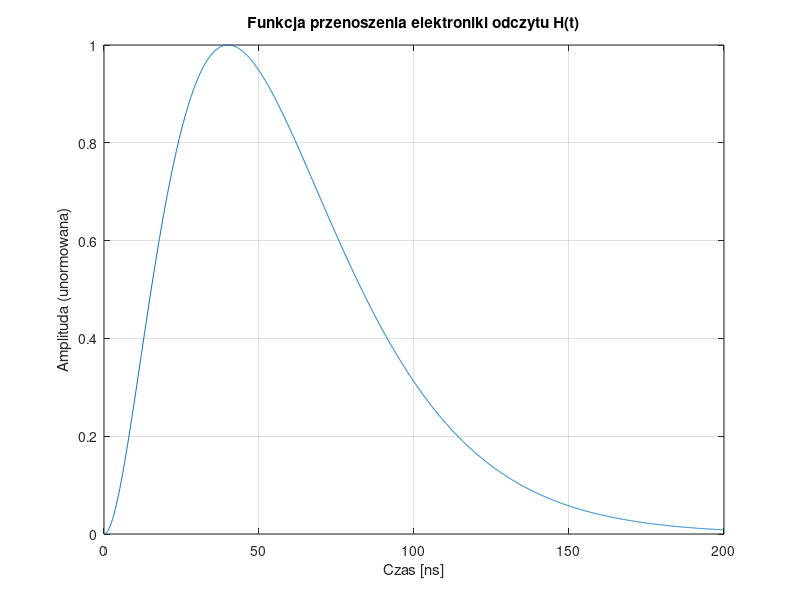
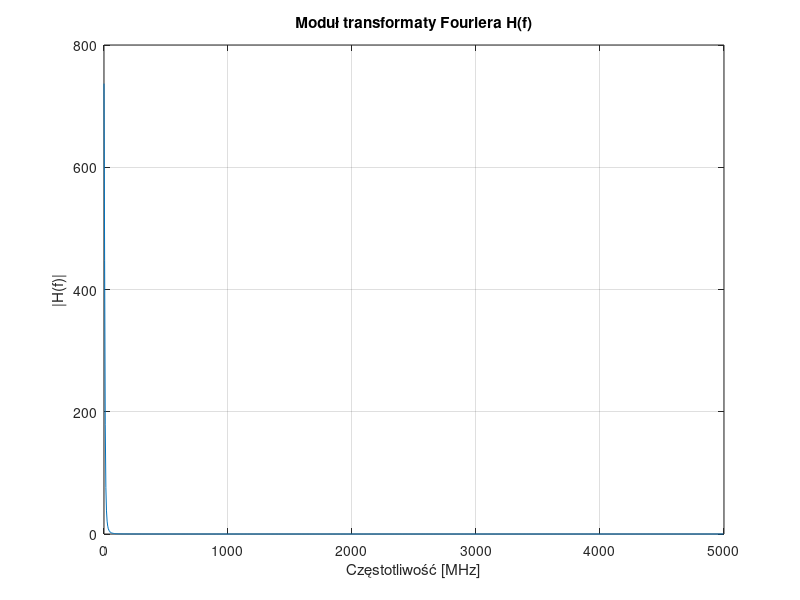
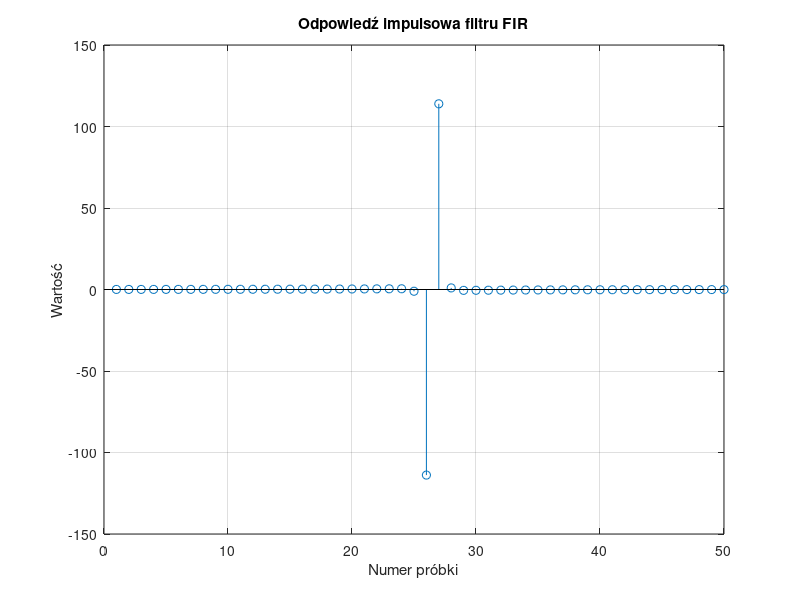
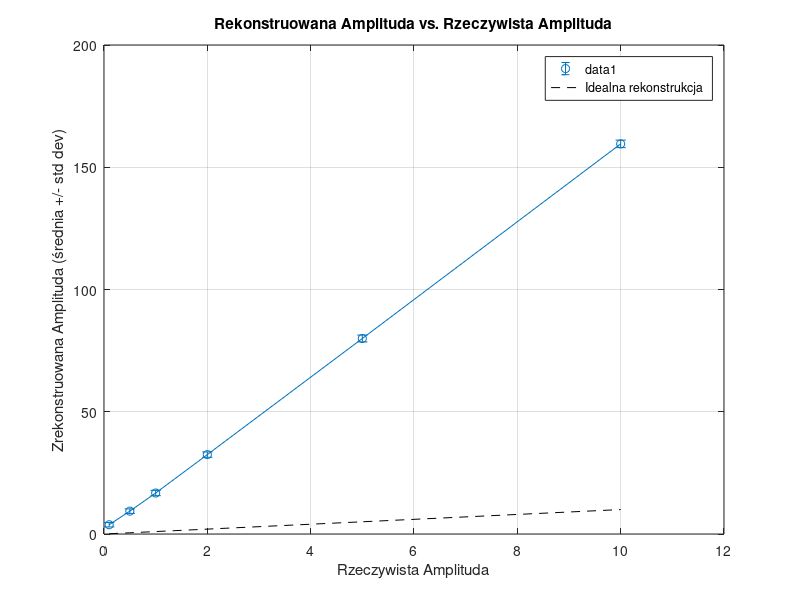

Recreate these plots in MATLAB, in order. (Note: this script raises an error after producing the figures.)
%% 1. Definicja parametrów symulacji

clear; close all; clc;

% Czas symulacji
T_sim = 200e-9; % Czas trwania symulacji w sekundach (np. 200 ns)
Fs_analog = 10e9; % Częstotliwość próbkowania dla "ciągłego" sygnału (bardzo wysoka, np. 10 GHz)
dt_analog = 1/Fs_analog;
t_analog = 0:dt_analog:T_sim-dt_analog; % Wektor czasu dla sygnału "ciągłego"

% Parametry sygnału z detektora (delta Kroneckera)
amplitudes = [0.1, 0.5, 1, 2, 5, 10]; % Przykładowe amplitudy ładunku (np. w pC)
num_events_per_amplitude = 100; % Liczba zdarzeń do symulacji dla każdej amplitudy

% Parametry ADC
Fs_adc_range = [50e6, 100e6, 200e6, 500e6]; % Zakres częstotliwości próbkowania ADC (np. od 50 MHz do 500 MHz)
% Dla uproszczenia na początku skupimy się na jednej częstotliwości ADC,
% a potem rozszerzymy analizę na zakres.
Fs_adc_selected = Fs_adc_range(2); % Wybierz jedną do początkowej symulacji

% Parametry szumu
noise_amplitude_rms = 0.01; % RMS szumu (np. w Voltach)


%% 2. Modelowanie Funkcji Przenoszenia Elektroniki Odczytu H(t)
% To jest KLUCZOWY element, który musisz dokładnie określić.
% Poniżej przykład prostej funkcji quasi-gaussowskiej (np. z kaskady CR-RC^n)

% Funkcja CR-RC^n jest często używana do modelowania.
% Przykład dla CR-RC (n=1) lub CR-RC^2 (n=2)
% H(t) = C * (t/tau)^n * exp(-t/tau) dla t >= 0
% Gdzie C jest stałą normalizacyjną, tau to stała czasowa shaping-u.

tau = 20e-9; % Stała czasowa shapera (np. 20 ns)
n_shaper = 2; % Rząd shapera (np. 2 dla CR-RC^2, co daje kształt bardziej zbliżony do Gaussa)

% Definicja H(t)
H_t = zeros(size(t_analog));
valid_indices = t_analog >= 0; % Impuls zaczyna się w t=0
H_t(valid_indices) = (t_analog(valid_indices) / tau).^n_shaper .* exp(-t_analog(valid_indices) / tau);

% Normalizacja H(t) tak, aby maksimum było równe 1 dla danego ładunku (po wzmocnieniu)
% W rzeczywistości amplituda zależy od wzmocnienia, ale dla modelowania możemy ją unormować
% do umownej "jednostki" i potem skalować przez "amplitudy"
[~, max_idx] = max(H_t);
H_t = H_t / H_t(max_idx); % Normalizacja do 1

% Wizualizacja H(t)
figure;
plot(t_analog * 1e9, H_t);
title('Funkcja przenoszenia elektroniki odczytu H(t)');
xlabel('Czas [ns]');
ylabel('Amplituda (unormowana)');
grid on;

% Obliczenie Transformacji Fouriera H(f) dla celów projektowania filtra
% Używamy FFT dla dyskretnego sygnału
H_f_analog = fft(H_t);
f_analog = (0:length(H_t)-1) * Fs_analog / length(H_t); % Wektor częstotliwości

% Wizualizacja |H(f)|
figure;
plot(f_analog(1:floor(length(f_analog)/2))/1e6, abs(H_f_analog(1:floor(length(H_f_analog)/2))));
title('Moduł transformaty Fouriera H(f)');
xlabel('Częstotliwość [MHz]');
ylabel('|H(f)|');
grid on;


%% 6. Projektowanie Filtra Dekonwolucyjnego 1/H(f) (FIR)

% Długość filtra FIR - ma wpływ na dokładność i złożoność
% Dłuższy filtr = lepsze odwzorowanie 1/H(f), ale większe opóźnienie i złożoność
fir_len = 50; % Przykładowa długość filtra FIR

% !!!!!!! KLUCZOWY PUNKT: Projektowanie filtra 1/H(f) !!!!!!!
% Bezpośrednie 1./H_f_analog prowadzi do problemów z szumem i niestabilności.
% Musisz zastosować regularyzację lub bardziej zaawansowane techniki.
% Poniżej prosty przykład z progowaniem (truncation) lub filtrem Wienera.

% Metoda 1: Proste odwrócenie z progowaniem małych wartości (NIEZALECANE, ale dla ilustracji)
% H_f_inv = zeros(size(H_f_analog));
% threshold = max(abs(H_f_analog)) * 0.01; % Próg dla małych wartości
% valid_freq_idx = abs(H_f_analog) > threshold;
% H_f_inv(valid_freq_idx) = 1 ./ H_f_analog(valid_freq_idx);

% Metoda 2: Filtr Wienera (bardzo często używana w dekonwolucji)
% G(f) = H*(f) / (|H(f)|^2 + S_n(f)/S_x(f))
% Gdzie S_n(f) to widmowa gęstość mocy szumu, S_x(f) to widmowa gęstość mocy sygnału
% Dla uproszczenia, możemy użyć stałej k jako stosunku szumu do sygnału:
% G(f) = H*(f) / (|H(f)|^2 + k)
% Musisz określić k (power_spectral_density_ratio) na podstawie szumu i sygnału.
% Możemy przyjąć uproszczoną wersję gdzie k jest stałą regularyzacji.

regularization_k = (noise_amplitude_rms)^2 / (max(amplitudes))^2; % Przykład, dostosuj!

H_f_inv_wiener = conj(H_f_analog) ./ (abs(H_f_analog).^2 + regularization_k);

% Przejście do dziedziny czasu - odpowiedź impulsowa filtra FIR
% Używamy IFFT, a następnie skracamy do długości fir_len.
% W tym miejscu możesz również użyć funkcji do projektowania filtrów FIR, np. `fir1`
% ale to wymagałoby określenia pasm przenoszenia/tłumienia.
% Bezpośrednie przejście z dziedziny częstotliwości:

impulse_response_fir_long = ifft(H_f_inv_wiener);
% Centrowanie i skrócenie odpowiedzi impulsowej
% Zwykle chcemy, aby impuls był symetryczny wokół środka dla liniowej fazy
impulse_response_fir = fftshift(impulse_response_fir_long); % Przesunięcie zera częstotliwości
impulse_response_fir = impulse_response_fir(floor(end/2) - floor(fir_len/2) + 1 : floor(end/2) + ceil(fir_len/2));

% Normalizacja filtru (opcjonalnie, ale może pomóc w zachowaniu amplitudy)
impulse_response_fir = real(impulse_response_fir); % Pozbywamy się małych części urojonych

% Wizualizacja odpowiedzi impulsowej filtra FIR
figure;
stem(impulse_response_fir);
title('Odpowiedź impulsowa filtru FIR');
xlabel('Numer próbki');
ylabel('Wartość');
grid on;


%% 3-5, 7. Główna pętla symulacyjna: Generacja, próbkowanie, szum, rekonstrukcja
% Będziemy iterować po różnych amplitudach i częstotliwościach próbkowania ADC

reconstruction_errors_amplitude = zeros(length(amplitudes), 1);
reconstruction_errors_sampling = zeros(length(Fs_adc_range), 1);

% Dla uproszczenia, najpierw analizujemy tylko dla jednej Fs_adc_selected
fprintf('\n--- Symulacja dla Fs_ADC = %.1f MHz ---\n', Fs_adc_selected / 1e6);

mean_reconstructed_amplitudes = zeros(length(amplitudes), 1);
std_reconstructed_amplitudes = zeros(length(amplitudes), 1);

for amp_idx = 1:length(amplitudes)
    current_amplitude = amplitudes(amp_idx);
    reconstructed_amplitudes_for_current_amp = zeros(num_events_per_amplitude, 1);

    for event_idx = 1:num_events_per_amplitude
        % Generacja sygnału "ciągłego" (splot delty z H(t))
        % W idealnym przypadku to po prostu H_t skalowane przez amplitudę
        % Ale jeśli delta byłaby w innym miejscu, należałoby zrobić splot.
        % Tutaj zakładamy, że delta jest w t=0.
        continuous_signal = current_amplitude * H_t;

        % Próbkowanie ADC w losowej fazie
        % Losowe przesunięcie początkowe
        max_shift_samples_analog = floor(Fs_analog / Fs_adc_selected); % Max przesunięcie w próbkach "analogowych"
        random_shift_samples_analog = randi([0, max_shift_samples_analog - 1]);
        
        t_start_adc = t_analog(random_shift_samples_analog + 1);
        t_adc = t_start_adc : (1/Fs_adc_selected) : T_sim;
        
        % Interpolacja sygnału "ciągłego" na punkty próbkowania ADC
        % Użyjemy interp1 dla interpolacji liniowej, lub nearest dla najbliższego sąsiada
        sampled_signal_clean = interp1(t_analog, continuous_signal, t_adc, 'linear', 0);
        
        % Dodanie szumu Gaussa
        sampled_signal_noisy = sampled_signal_clean + noise_amplitude_rms * randn(size(sampled_signal_clean));

        % !!!!!!!! KLUCZOWY PUNKT: Zastosowanie filtru FIR do dekonwolucji !!!!!!!!
        % Funkcja `conv` wykonuje splot.
        % Wynik splotu będzie dłuższy niż sygnał wejściowy.
        % Musimy wybrać odpowiedni fragment, który odpowiada dekonwolucji.
        
        reconstructed_signal_raw = conv(sampled_signal_noisy, impulse_response_fir);
        
        % Znalezienie zrekonstruowanej amplitudy
        % Idealnie, po dekonwolucji powinniśmy otrzymać impuls Diraca (lub jego przybliżenie).
        % Amplituda tego impulsu będzie naszą zrekonstruowaną amplitudą.
        % Szukamy maksimum lub wartości w przewidywanym miejscu impulsu.
        
        % Problem: filtr FIR wprowadza opóźnienie. Należy to uwzględnić.
        % Opóźnienie = (length(impulse_response_fir) - 1) / 2 próbki (dla filtra liniowofazowego)
        
        delay_samples = floor(length(impulse_response_fir) / 2);
        
        % Spróbujmy znaleźć maksimum w pewnym oknie czasowym,
        % lub po prostu weźmy wartość w miejscu, gdzie spodziewamy się delty.
        
        % Znalezienie przybliżonej pozycji "zrekonstruowanej delty"
        % Oryginalny impuls był w okolicy t=0.
        % sampled_signal_noisy zaczyna się od t_start_adc.
        % Po konwolucji z filtrem, szczyt będzie przesunięty.
        
        % W prostym przypadku, jeśli filtrujemy cały sygnał i oczekujemy jeden impuls,
        % możemy szukać globalnego maksimum po pewnym opóźnieniu.
        
        % Przybliżona pozycja szczytu zrekonstruowanego impulsu
        % Jest to bardzo wrażliwy punkt i wymaga precyzyjnego ustawienia.
        % Można estymować szczyt zrekonstruowanego impulsu.
        
        % Dla uproszczenia: weźmy maksimum zrekonstruowanego sygnału po pewnym opóźnieniu.
        % To nie jest idealne, ale daje wstępne wyniki.
        
        [peak_val, peak_idx_raw] = max(reconstructed_signal_raw);
        % Należy uważać na artefakty na początku i końcu.
        % Prawdziwy szczyt powinien być w okolicy t_start_adc + delay_samples / Fs_adc_selected.
        
        % Możliwe jest również dopasowanie do znanej postaci impulsu Diraca po dekonwolucji.
        % Albo, jeśli filtr jest dobrze zaprojektowany, to szczyt 'reconstructed_signal_raw'
        % powinien być blisko faktycznej amplitudy.
        
        % Bardziej zaawansowana metoda: fitowanie impulsu lub szukanie maksimum w oknie
        
        % Na razie weźmy po prostu maksimum (po odrzuceniu początkowych/końcowych artefaktów)
        % Opóźnienie wprowadzone przez filtr FIR powoduje, że szczyt pojawi się później.
        % Sygnał po dekonwolucji powinien wyglądać jak krótki impuls.
        
        % Zakładamy, że szczyt jest w środku użytecznej części sygnału.
        % Długość sygnału po konwolucji: N_in + N_fir - 1
        % Wybieramy fragment odpowiadający oryginalnemu sygnałowi.
        
        reconstructed_signal_aligned = reconstructed_signal_raw(delay_samples + 1 : end - delay_samples);
        if isempty(reconstructed_signal_aligned)
            reconstructed_amplitudes_for_current_amp(event_idx) = 0; % W przypadku błędu
        else
            reconstructed_amplitudes_for_current_amp(event_idx) = max(reconstructed_signal_aligned);
        end
        
    end
    
    mean_reconstructed_amplitudes(amp_idx) = mean(reconstructed_amplitudes_for_current_amp);
    std_reconstructed_amplitudes(amp_idx) = std(reconstructed_amplitudes_for_current_amp);
    
    % Błąd rekonstrukcji dla danej amplitudy (np. odchylenie standardowe zrekonstruowanych wartości)
    % Lub średni błąd bezwzględny / kwadratowy
    reconstruction_errors_amplitude(amp_idx) = std(reconstructed_amplitudes_for_current_amp - current_amplitude);
    fprintf('  Amplituda: %.2f, Średnia zrekonstruowana: %.2f, Std dev: %.4f, Błąd: %.4f\n', ...
            current_amplitude, mean_reconstructed_amplitudes(amp_idx), ...
            std_reconstructed_amplitudes(amp_idx), reconstruction_errors_amplitude(amp_idx));
end

%% 8. Analiza Dokładności Rekonstrukcji w funkcji amplitudy
figure;
errorbar(amplitudes, mean_reconstructed_amplitudes, std_reconstructed_amplitudes, 'o-');
hold on;
plot(amplitudes, amplitudes, 'k--', 'DisplayName', 'Idealna rekonstrukcja');
title('Rekonstruowana Amplituda vs. Rzeczywista Amplituda');
xlabel('Rzeczywista Amplituda');
ylabel('Zrekonstruowana Amplituda (średnia +/- std dev)');
legend('show');
grid on;

figure;
plot(amplitudes, reconstruction_errors_amplitude, 'o-');
title('Błąd Rekonstrukcji (Std Dev) vs. Amplituda');
xlabel('Rzeczywista Amplituda');
ylabel('Błąd Rekonstrukcji (Std Dev)');
grid on;


% --- Rozszerzenie analizy na różne częstotliwości próbkowania ADC ---
fprintf('\n--- Analiza w funkcji częstotliwości próbkowania ADC ---\n');

% Wybieramy jedną, reprezentatywną amplitudę do tej analizy
representative_amplitude = amplitudes(end); % Np. największa amplituda

reconstruction_errors_sampling = zeros(length(Fs_adc_range), 1);
mean_reconstructed_sampling = zeros(length(Fs_adc_range), 1);
std_reconstructed_sampling = zeros(length(Fs_adc_range), 1);

for Fs_idx = 1:length(Fs_adc_range)
    current_Fs_adc = Fs_adc_range(Fs_idx);
    
    reconstructed_amplitudes_for_current_fs = zeros(num_events_per_amplitude, 1);
    
    for event_idx = 1:num_events_per_amplitude
        continuous_signal = representative_amplitude * H_t;
        
        % Próbkowanie ADC w losowej fazie
        max_shift_samples_analog = floor(Fs_analog / current_Fs_adc);
        random_shift_samples_analog = randi([0, max_shift_samples_analog - 1]);
        
        t_start_adc = t_analog(random_shift_samples_analog + 1);
        t_adc = t_start_adc : (1/current_Fs_adc) : T_sim;
        
        sampled_signal_clean = interp1(t_analog, continuous_signal, t_adc, 'linear', 0);
        sampled_signal_noisy = sampled_signal_clean + noise_amplitude_rms * randn(size(sampled_signal_clean));
        
        % WAŻNE: Filtr FIR powinien być zaprojektowany dla konkretnej Fs_adc.
        % Jeśli Fs_adc się zmienia, filtr 1/H(f) również powinien się zmienić!
        % Dla uproszczenia (ale z niedokładnością) na razie używamy tego samego filtru.
        % W rzeczywistości, dla każdej Fs_adc należałoby ponownie zaprojektować `impulse_response_fir`.
        
        % Poniżej, dla poprawnej analizy, MUSISZ przeliczyć filtr dla każdej Fs_adc!
        % Krok do samodzielnego wykonania:
        % 1. Dyskretne H(t) dla danej Fs_adc
        % 2. Dyskretne H(f) dla danej Fs_adc
        % 3. Projekt filtra 1/H(f) dla danej Fs_adc
        
        % Tymczasowo, dla ilustracji, używamy filtra z Fs_adc_selected.
        % To pokaże, jak ważne jest dopasowanie filtru do Fs_adc.
        
        % Aby to zrobić poprawnie, musisz ponownie wykonać kroki 2 i 6 w tej pętli,
        % dla `current_Fs_adc`.

        % PRZYKŁADOWY, POPRAWNY SPOSÓB PRZEPROWADZENIA TEGO KROKU:
        % 1. Zprobkuj H_t dla current_Fs_adc:
        H_t_sampled_for_current_Fs = interp1(t_analog, H_t, 0:(1/current_Fs_adc):T_sim, 'linear', 0);
        
        % 2. Oblicz H(f) dla tego próbkowania
        H_f_sampled_for_current_Fs = fft(H_t_sampled_for_current_Fs);
        
        % 3. Zaprojektuj nowy filtr Wienera dla current_Fs_adc
        impulse_response_fir_long_current_Fs = ifft(conj(H_f_sampled_for_current_Fs) ./ (abs(H_f_sampled_for_current_Fs).^2 + regularization_k));
        impulse_response_fir_current_Fs = fftshift(impulse_response_fir_long_current_Fs);
        impulse_response_fir_current_Fs = real(impulse_response_fir_current_Fs(floor(end/2) - floor(fir_len/2) + 1 : floor(end/2) + ceil(fir_len/2)));
        
        reconstructed_signal_raw = conv(sampled_signal_noisy, impulse_response_fir_current_Fs);
        
        delay_samples = floor(length(impulse_response_fir_current_Fs) / 2);
        reconstructed_signal_aligned = reconstructed_signal_raw(delay_samples + 1 : end - delay_samples);
        if isempty(reconstructed_signal_aligned)
            reconstructed_amplitudes_for_current_fs(event_idx) = 0;
        else
            reconstructed_amplitudes_for_current_fs(event_idx) = max(reconstructed_signal_aligned);
        end
        
    end
    mean_reconstructed_sampling(Fs_idx) = mean(reconstructed_amplitudes_for_current_fs);
    std_reconstructed_sampling(Fs_idx) = std(reconstructed_amplitudes_for_current_fs);
    reconstruction_errors_sampling(Fs_idx) = std(reconstructed_amplitudes_for_current_fs - representative_amplitude);
    
    fprintf('  Fs_ADC: %.1f MHz, Średnia zrekonstruowana: %.2f, Std dev: %.4f, Błąd: %.4f\n', ...
            current_Fs_adc / 1e6, mean_reconstructed_sampling(Fs_idx), ...
            std_reconstructed_sampling(Fs_idx), reconstruction_errors_sampling(Fs_idx));
end

%% 9. Wizualizacja wyników dla częstotliwości próbkowania
figure;
yyaxis left;
plot(Fs_adc_range/1e6, reconstruction_errors_sampling, 'o-');
ylabel('Błąd Rekonstrukcji (Std Dev)');
yyaxis right;
plot(Fs_adc_range/1e6, std_reconstructed_sampling ./ mean_reconstructed_sampling * 100, 'x-'); % Procentowa rozdzielczość energetyczna
ylabel('Procentowa Rozdzielczość [%]');
title('Błąd Rekonstrukcji vs. Częstotliwość Próbkowania ADC (dla amplitudy %.2f)', representative_amplitude);
xlabel('Częstotliwość Próbkowania ADC [MHz]');
grid on;


%% Dodatkowe wizualizacje (przykładowe)

% Przykład pojedynczego impulsu i jego rekonstrukcji
figure;
subplot(3,1,1);
plot(t_analog * 1e9, continuous_signal);
title('Oryginalny sygnał H(t)');
xlabel('Czas [ns]');
ylabel('Amplituda');
grid on;

subplot(3,1,2);
plot(t_adc * 1e9, sampled_signal_noisy);
title('Próbkowany sygnał z szumem (losowa faza)');
xlabel('Czas [ns]');
ylabel('Amplituda');
grid on;

subplot(3,1,3);
% Czas dla zrekonstruowanego sygnału
t_reconstructed = (0:length(reconstructed_signal_raw)-1) * (1/Fs_adc_selected);
plot(t_reconstructed * 1e9, reconstructed_signal_raw);
hold on;
stem((t_start_adc + (delay_samples * (1/Fs_adc_selected))) * 1e9, max(reconstructed_signal_aligned), 'r*', 'MarkerSize', 10, 'LineWidth', 1.5);
title('Zrekonstruowany sygnał po dekonwolucji');
xlabel('Czas [ns]');
ylabel('Amplituda');
grid on;